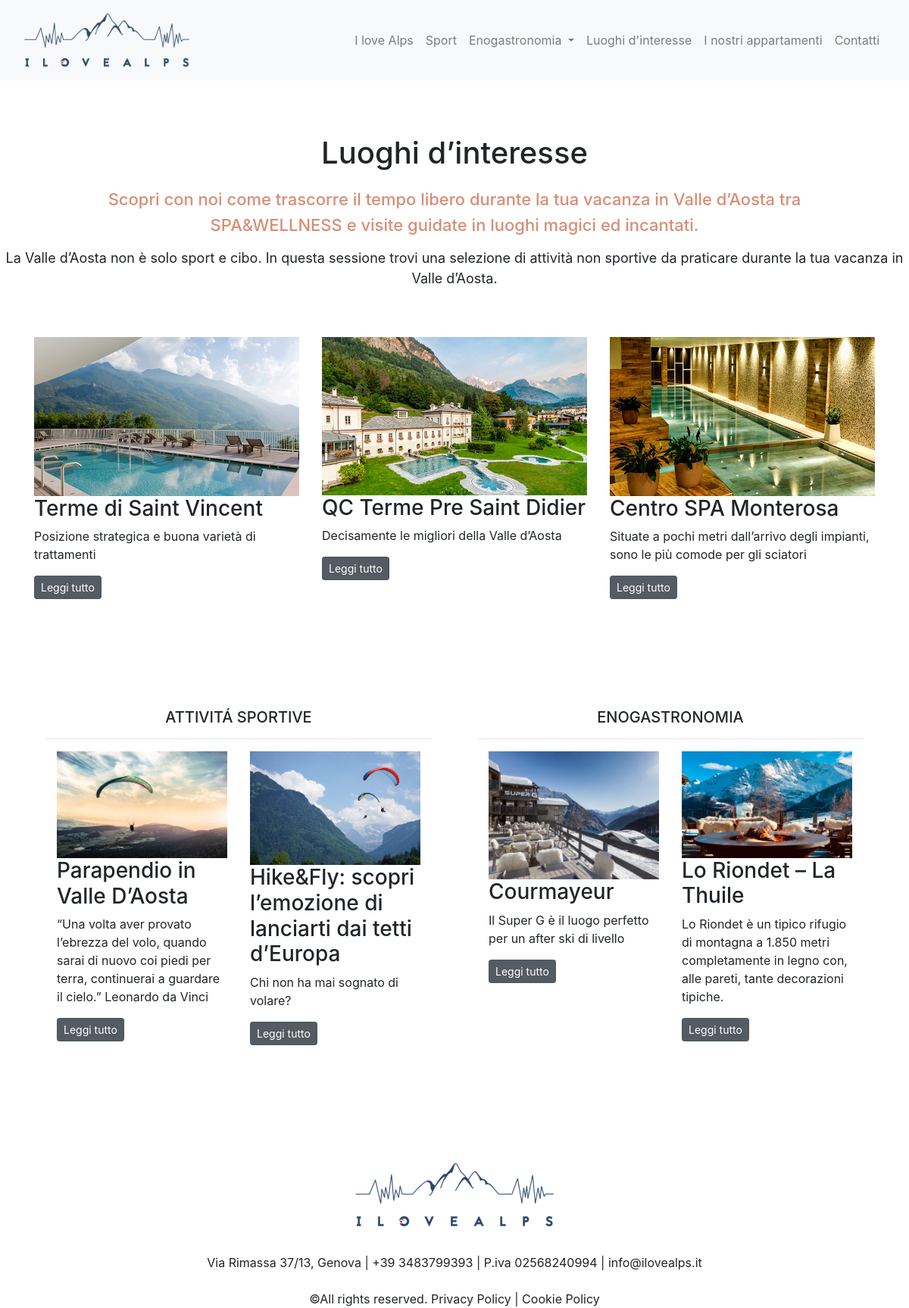
The app's page /luoghi/ with its own data.
### alps/models.py (models this page shows, shortened)
class Activity(models.Model):
    CHOICES = (
        ('sport', 'Sport'),
        ('luoghi', "Luoghi d'interesse"),
        ('piatti', 'Piatti tipici'),
        ('after ski', 'After Ski'),
        ('cena', 'Cena in quota'),
    )
    category = models.CharField(max_length=150, null=False, choices=CHOICES)
    title = models.CharField(max_length=150)
    description = models.CharField(max_length=350)
    text = models.TextField(blank=True)
    image = models.ImageField(upload_to='portfolio/images/')
    url = models.URLField(blank=True)

### alps/views.py (the view)
# urls.py: path('luoghi/', views.luoghi, name='places'),
def luoghi(request):
    contactall = get_object_or_404(Contact, pk=1)
    sport_activities = Activity.objects.filter(category='sport')[:2]
    enos = Activity.objects.filter(category='after ski')[:2]
    places = Activity.objects.filter(category='luoghi')
    return render(request, 'alps/luoghi.html', {'contactall': contactall, 'sport_activities': sport_activities,
                                                'enos': enos, 'places': places})

### alps/templates/alps/luoghi.html
{% extends 'alps/base.html' %}
{% load static %}
{% block content %}
<br/>
<h3 class="mt-5 text-center" style="font-size: 40px">Luoghi d’interesse</h3>
<h5 class="mt-4 text-center" style="font-size: 22px; color:#d98d76">Scopri con noi come trascorre il tempo libero durante la tua vacanza in Valle d’Aosta
                                            tra </h5>
<h5 class=" text-center" style="font-size: 22px; color:#d98d76"> SPA&WELLNESS e visite guidate in luoghi magici ed incantati. </h5>
<p class="mt-3 text-center" style="font-size: 18px">La Valle d’Aosta non è solo sport e cibo. In questa sessione trovi una selezione
                                    di attività non sportive da praticare durante la tua vacanza in Valle d’Aosta. </p>
<br/>
<br/>
<div class=" container">
    <div class="row ">
        {% for place in places %}
        <div class="col-lg-4 col-md-6" >
            <div class="shadow-box-example z-depth-1 flex-center">
                    <img src="{{ place.image.url }}" class="img-fluid" width="400">
                    <h3>{{ place.title }}</h3>
                    <p>{{ place.description }}</p>
                    <a href="{% url 'alps:details' place.id %}" class="btn btn-secondary btn-sm active"
                        role="button" aria-pressed="true">Leggi tutto</a>
                    <br/>
                    <br/>
                    <br/>
            </div>
        </div>
        {% endfor %}
    </div>
</div>
<br/>
<br/>
<div class="container">
    <div class="row">
        <div class="col ">
            <div class="container-sm" >
                <h2 style="font-size: 20px; margin: 0px; text-align: center;" class="mt-5 text-center" >ATTIVITÁ SPORTIVE</h2>
                <hr>
                <div class=" container">
                    <div class="row ">
                        {% for sport_activity in sport_activities %}
                        <div class="col-md-6">
                            <img src="{{ sport_activity.image.url }}" class="img-fluid" width="400">
                            <h3>{{ sport_activity.title }}</h3>
                            <p>{{ sport_activity.description }}</p>
                            <a href="{% url 'alps:details' sport_activity.id %}" class="btn btn-secondary btn-sm active"
                               role="button" aria-pressed="true">Leggi tutto</a>
                        </div>
                        {% endfor %}
                    </div>
                </div>
            </div>
        </div>
        <div class="col">
            <div class="container-sm">
                <h2 style="font-size: 20px; margin: 0px; text-align: center;" class="mt-5 text-center">ENOGASTRONOMIA</h2>
                <hr>
                <div class=" container">
                    <div class="row ">
                        {% for eno in enos %}
                        <div class="col-md-6">
                            <img src="{{ eno.image.url }}" class="img-fluid" width="400">
                            <h3>{{ eno.title }}</h3>
                            <p>{{ eno.description }}</p>
                            <a href="{% url 'alps:details' eno.id %}" class="btn btn-secondary btn-sm active"
                               role="button" aria-pressed="true">Leggi tutto</a>
                        </div>
                        {% endfor %}
                    </div>
                </div>
            </div>
        </div>
    </div>
</div>
<br/>
<br/>
<br/>
<br/>
{% endblock %}

### records on screen
Activity: image (picture), title "Terme di Saint Vincent", description "Posizione strategica e buona varietà di trattamenti"
Activity: image (picture), title "QC Terme Pre Saint Didier", description "Decisamente le migliori della Valle d’Aosta"
Activity: image (picture), title "Centro SPA Monterosa", description "Situate a pochi metri dall’arrivo degli impianti, sono le più comode per gli sciatori"
Activity: image (picture), title "Parapendio in Valle D’Aosta", description "“Una volta aver provato l’ebrezza del volo, quando sarai di nuovo coi piedi per terra, continuerai a guardare il cielo.” Leonardo da Vinci"
Activity: image (picture), title "Hike&Fly: scopri l’emozione di lanciarti dai tetti d’Europa", description "Chi non ha mai sognato di volare?"
Activity: image (picture), title "Courmayeur", description "Il Super G è il luogo perfetto per un after ski di livello"
Activity: image (picture), title "Lo Riondet – La Thuile", description "Lo Riondet è un tipico rifugio di montagna a 1.850 metri completamente in legno con, alle pareti, tante decorazioni tipiche."
